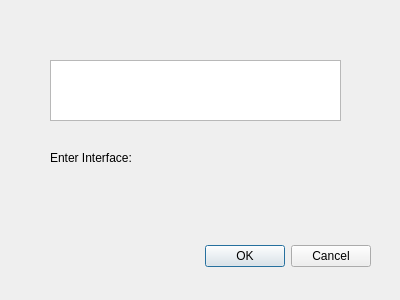
<?xml version="1.0" encoding="UTF-8"?>
<ui version="4.0">
 <class>Dialog</class>
 <widget class="QDialog" name="Dialog">
  <property name="geometry">
   <rect>
    <x>0</x>
    <y>0</y>
    <width>400</width>
    <height>300</height>
   </rect>
  </property>
  <property name="windowTitle">
   <string>Dialog</string>
  </property>
  <widget class="QDialogButtonBox" name="buttonBox">
   <property name="geometry">
    <rect>
     <x>30</x>
     <y>240</y>
     <width>341</width>
     <height>32</height>
    </rect>
   </property>
   <property name="orientation">
    <enum>Qt::Horizontal</enum>
   </property>
   <property name="standardButtons">
    <set>QDialogButtonBox::Cancel|QDialogButtonBox::Ok</set>
   </property>
  </widget>
  <widget class="QListView" name="listView">
   <property name="geometry">
    <rect>
     <x>50</x>
     <y>60</y>
     <width>291</width>
     <height>61</height>
    </rect>
   </property>
  </widget>
  <widget class="QLabel" name="label">
   <property name="geometry">
    <rect>
     <x>50</x>
     <y>150</y>
     <width>101</width>
     <height>16</height>
    </rect>
   </property>
   <property name="text">
    <string>Enter Interface:</string>
   </property>
  </widget>
 </widget>
 <resources/>
 <connections>
  <connection>
   <sender>buttonBox</sender>
   <signal>accepted()</signal>
   <receiver>Dialog</receiver>
   <slot>accept()</slot>
   <hints>
    <hint type="sourcelabel">
     <x>248</x>
     <y>254</y>
    </hint>
    <hint type="destinationlabel">
     <x>157</x>
     <y>274</y>
    </hint>
   </hints>
  </connection>
  <connection>
   <sender>buttonBox</sender>
   <signal>rejected()</signal>
   <receiver>Dialog</receiver>
   <slot>reject()</slot>
   <hints>
    <hint type="sourcelabel">
     <x>316</x>
     <y>260</y>
    </hint>
    <hint type="destinationlabel">
     <x>286</x>
     <y>274</y>
    </hint>
   </hints>
  </connection>
 </connections>
</ui>
